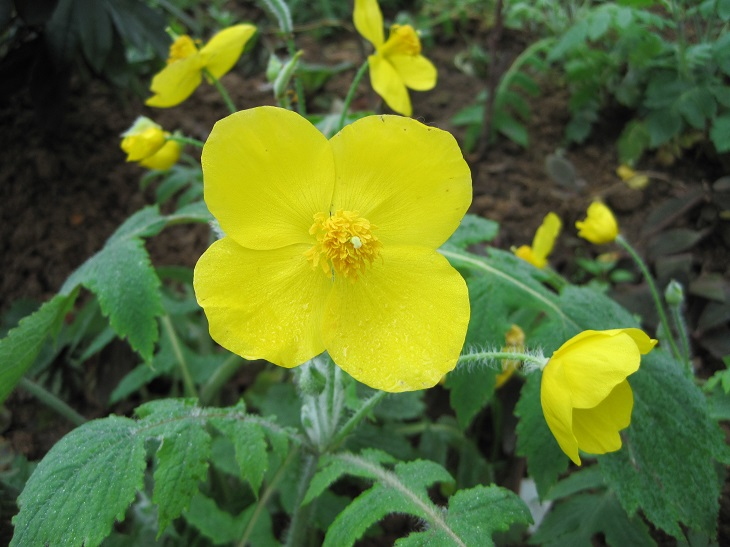
#> input picture dataset/image0.JPG, 730 x 547 px, found by its file name
$ python '超大图像二值化.py'
#> lines starting #> are read from the running program, lines starting #| are printed output that depends on the picture; after the words box and inside, x2 and y2 are one past the last pixel; in counts of white or black regions, pixels touching at a corner belong together
#> further down, src is the input picture: shape (547, 730, 3); mean B, G, R 48.7, 109.6, 90.1
"""
相关函数:
cv2.adaptiveThreshold
cv2.threshold
"""
import cv2 as cv
import numpy as np


def big_image_binary1(image):
    print(image.shape)
    cw = 256
    ch = 256
    h, w = image.shape[:2]
    gray = cv.cvtColor(image, cv.COLOR_BGR2GRAY)
    for row in range(0, h, ch):
        for col in range(0, w, cw):
            roi = gray[row:row+ch, col:col+cw]
            # ret, dst = cv.threshold(roi, 0, 255, cv.THRESH_BINARY | cv.THRESH_OTSU)
            dst = cv.adaptiveThreshold(roi, 255, cv.ADAPTIVE_THRESH_GAUSSIAN_C, cv.THRESH_BINARY, 127, 20)
            gray[row:row+ch, col:col+cw] = dst
            print(np.std(dst), np.mean(dst))
    cv.imwrite("C:/Users/tianx/PycharmProjects/opencv/dataset/image1.jpg", gray)
    return


def big_image_binary2(image):
    print(image.shape)
#| (547, 730, 3)
    cw = 256
    ch = 256
    h, w = image.shape[:2]
#> h = 547; w = 730
    gray = cv.cvtColor(image, cv.COLOR_BGR2GRAY)
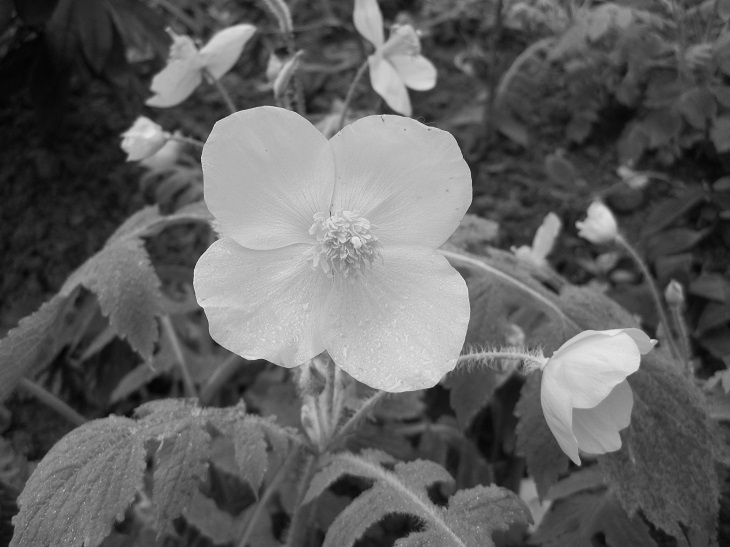
#> gray: shape (547, 730); min 4, max 236, mean 96.8
    for row in range(0, h, ch):
        for col in range(0, w, cw):
            roi = gray[row:row+ch, col:col+cw]
            print(np.std(roi), np.mean(roi))
            dev = np.std(roi)
            if dev < 15:
                gray[row:row+ch, col:col+cw] = 255
            else:
                ret, dst = cv.threshold(roi, 0, 255, cv.THRESH_BINARY | cv.THRESH_OTSU)
                gray[row:row+ch, col:col+cw] = dst
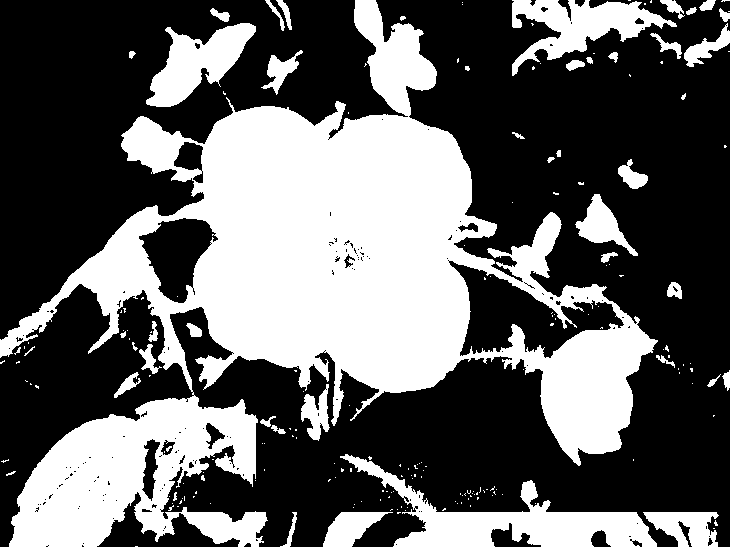
#> gray: shape (547, 730); 38.4% white; 201 white regions (154 under 20 px), largest, box (x1, y1, x2, y2) and area: (0, 0, 658, 547) 123555, (340, 454, 657, 547) 9047, (512, 0, 677, 76) 5063
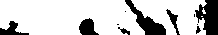
#> roi: shape (35, 218); 78.8% white; 11 black regions (4 under 20 px), largest, box (x1, y1, x2, y2) and area: (195, 0, 218, 35) 549, (125, 0, 166, 35) 479, (79, 18, 99, 35) 222
    cv.imwrite("C:/Users/tianx/PycharmProjects/opencv/dataset/image1.jpg", gray)
    return


if __name__ == '__main__':
    src = cv.imread("C:/Users/tianx/PycharmProjects/opencv/dataset/image0.JPG")
    cv.namedWindow("input image", cv.WINDOW_AUTOSIZE)
    cv.imshow("input image", src)

    big_image_binary2(src)

    cv.waitKey(0)
    cv.destroyAllWindows()
